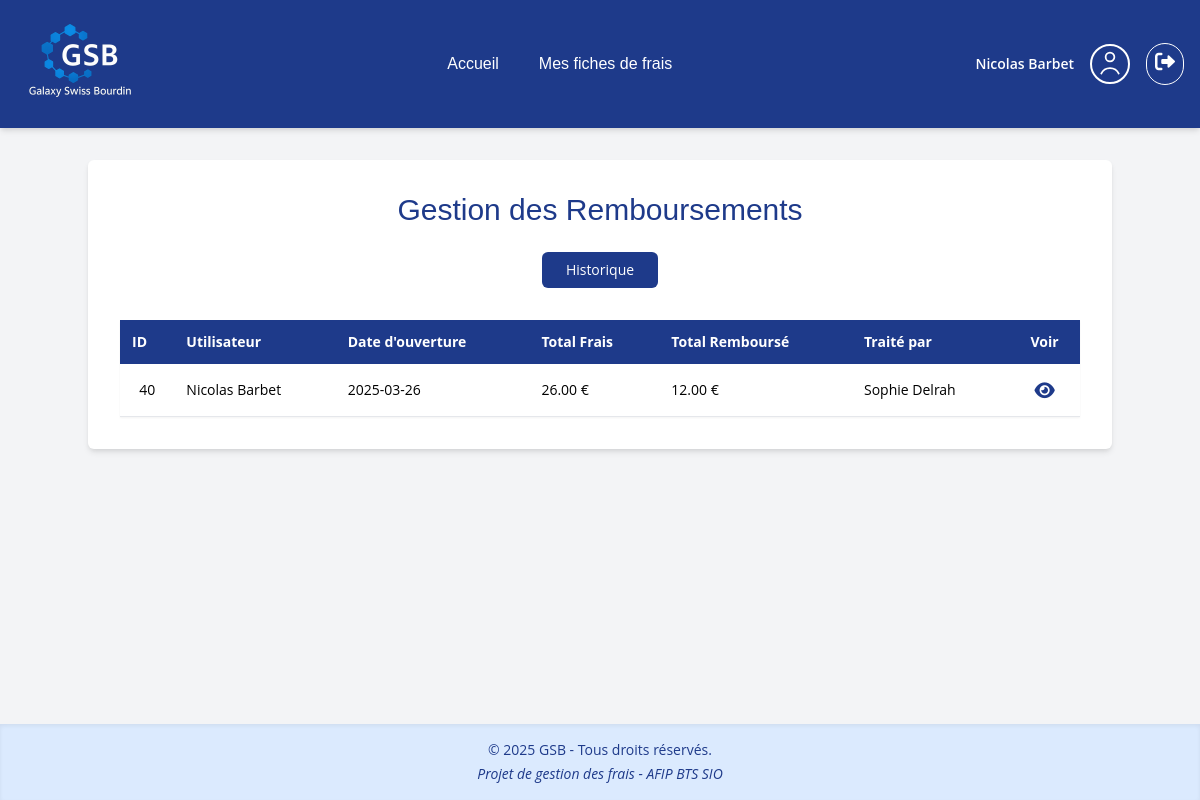
/Gestion_des_frais/views/fiches/gestion_remboursement.php?onglet=historique (signed in), run on the app's committed database.
### tables this page shows
CREATE TABLE `fiches` (
  `id_fiches` int(11) NOT NULL,
  `id_users` int(11) NOT NULL,
  `op_date` date NOT NULL,
  `cl_date` date DEFAULT NULL,
  `status_id` int(11) NOT NULL,
  `id_comptable` int(11) DEFAULT NULL,
  `total_frais` decimal(10,2) NOT NULL DEFAULT 0.00,
  `total_rembourse` decimal(10,2) NOT NULL DEFAULT 0.00
);

CREATE TABLE `users` (
  `id_user` int(11) NOT NULL,
  `user_firstname` varchar(30) NOT NULL,
  `user_lastname` varchar(30) NOT NULL,
  `user_email` varchar(40) NOT NULL,
  `user_password` varchar(255) NOT NULL,
  `id_role` int(11) NOT NULL
);

### Gestion_des_frais/views/fiches/gestion_remboursement.php (the view, shortened to what this page needs)
<?php
require_once('../../pdo/bdd.php');
$user = $_SESSION['user'];
$user_id = $user['id'];
$is_comptable = $user['role'] === 'Comptable';
$is_visiteur = $user['role'] === 'Visiteur';
$onglet_actif = isset($_GET['onglet']) ? $_GET['onglet'] : ($is_visiteur ? 'historique' : 'attribuees');
$sql_historique = "SELECT f.*,
                          u.user_firstname, u.user_lastname,
                          s.name_status, f.total_frais, f.total_rembourse,
                          uc.user_firstname AS comptable_firstname, uc.user_lastname AS comptable_lastname
                   FROM fiches f
                   LEFT JOIN users u ON f.id_users = u.id_user
                   LEFT JOIN status_fiche s ON f.status_id = s.status_id
                   LEFT JOIN users uc ON f.id_comptable = uc.id_user
                   WHERE f.status_id = 4";
if ($is_visiteur) {
    $sql_historique .= " AND f.id_users = :id_user";
}
$sql_historique .= " ORDER BY f.op_date DESC";
$stmt_historique = $cnx->prepare($sql_historique);
if ($is_visiteur) {
    $stmt_historique->bindValue(':id_user', $user_id, PDO::PARAM_INT);
}
$stmt_historique->execute();
$fiches_historique = $stmt_historique->fetchAll(PDO::FETCH_ASSOC);
?>
<!DOCTYPE html>
<html lang="fr">
<head>
  <link href="https://cdn.jsdelivr.net/npm/tailwindcss@2.2.19/dist/tailwind.min.css" rel="stylesheet">
  <link rel="stylesheet" href="https://cdnjs.cloudflare.com/ajax/libs/font-awesome/6.0.0-beta3/css/all.min.css">
  <link rel="stylesheet" href="../../public/css/style.css">
</head>
<body class="bg-gray-100 font-body">
<?php
if ($is_comptable) {
    include('../../includes/menu_comptable.php');
} elseif ($is_visiteur) {
    include('../../includes/menu_visiteur.php');
}
?>
<div class="container mx-auto p-8 bg-white shadow-md rounded-md mt-8">
  <h1 class="text-3xl font-title text-center text-gsb-blue mb-6">Gestion des Remboursements</h1>
  <div class="flex justify-center space-x-4 mb-8 text-sm font-medium">
    <a href="?onglet=historique" class="px-6 py-2 rounded-md transition <?= $onglet_actif === 'historique' ? 'bg-gsb-blue text-white' : 'bg-gray-200 text-gray-800 hover:bg-gray-300' ?>">
      Historique
    </a>
  </div>
  <?php if ($onglet_actif === 'historique'): ?>
    <table class="w-full border-collapse text-sm table-auto shadow-sm mt-6">
      <thead class="bg-gsb-blue text-white">
        <tr>
          <th class="p-3 text-left">ID</th>
          <th class="p-3 text-left">Utilisateur</th>
          <th class="p-3 text-left">Date d'ouverture</th>
          <th class="p-3 text-left">Total Frais</th>
          <th class="p-3 text-left">Total Remboursé</th>
          <th class="p-3 text-left">Traité par</th>
          <th class="p-3 text-center">Voir</th>
        </tr>
      </thead>
      <tbody>
        <?php foreach ($fiches_historique as $fiche): ?>
          <tr class="border-b hover:bg-gray-50 transition">
            <td class="p-3 text-center"><?= $fiche['id_fiches'] ?></td>
            <td class="p-3"><?= htmlspecialchars($fiche['user_firstname'] . ' ' . $fiche['user_lastname']) ?></td>
            <td class="p-3"><?= $fiche['op_date'] ?></td>
            <td class="p-3"><?= $fiche['total_frais'] ?> €</td>
            <td class="p-3"><?= $fiche['total_rembourse'] ?> €</td>
            <td class="p-3"><?= htmlspecialchars($fiche['comptable_firstname'] . ' ' . $fiche['comptable_lastname']) ?></td>
            <td class="p-3 text-center">
              <a href="edit_fiche.php?id=<?= $fiche['id_fiches'] ?>&source=historique" class="text-gsb-blue hover:text-gsb-light text-lg transition" title="Voir la fiche">
                <i class="fas fa-eye"></i>
              </a>
            </td>
          </tr>
        <?php endforeach; ?>
      </tbody>
    </table>
  <?php endif; ?>
</div>
<?php include('../../includes/footer.php'); ?>
</body>
</html>

### Gestion_des_frais/public/css/style.css (style rules this page uses)
.font-title { font-family: 'Rajdhani', sans-serif; }
.font-body { font-family: 'Open Sans', sans-serif; }
:root { --gsb-blue-dark: #0D1C2E; --gsb-blue: #1E3A8A; --gsb-blue-light: #3B82F6; --gsb-hover: #facc15; }
.bg-gsb-blue { background-color: var(--gsb-blue); }
.text-gsb-blue { color: var(--gsb-blue); }
html, body { height: 100%; }
body { display: flex; flex-direction: column; }

### data on the page
fiches: id_fiches "40", id_users.user_lastname "Nicolas Barbet", op_date "2025-03-26", total_frais "26.00", total_rembourse "12.00", id_comptable.user_lastname "Sophie Delrah"

### other printed values
$_SESSION['user']['firstname'] . ' ' . $_SESSION['user']['lastname'] "Nicolas Barbet"
